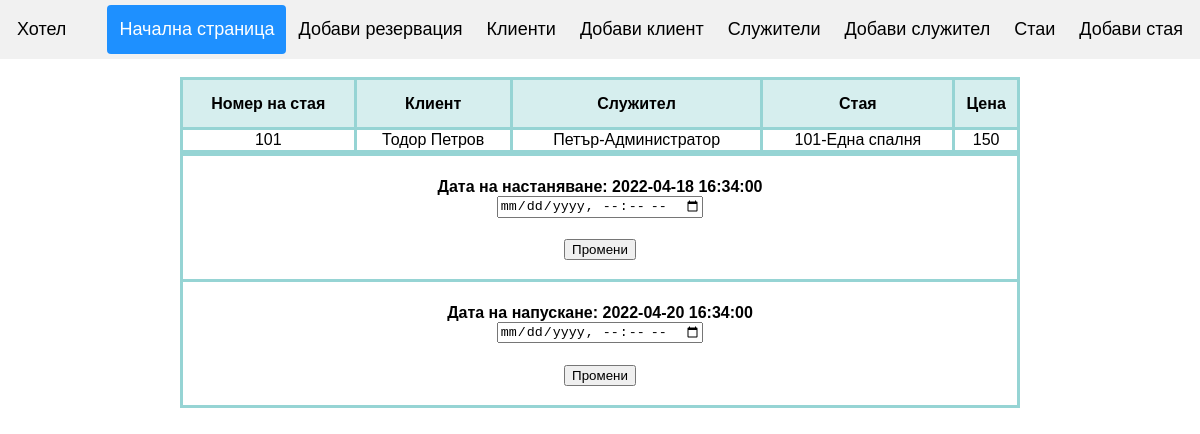
/showdetails.php?id=11, run on the app's committed database.
### tables this page shows
CREATE TABLE `reservation` (
  `id_reservation` int(11) NOT NULL,
  `res_client` int(11) NOT NULL,
  `res_agent` int(11) NOT NULL,
  `res_room` int(11) NOT NULL,
  `date_in` datetime NOT NULL,
  `date_out` datetime NOT NULL
);

CREATE TABLE `room` (
  `id_room` int(11) NOT NULL,
  `room_number` varchar(255) NOT NULL,
  `room_type` int(255) NOT NULL,
  `room_price` varchar(255) NOT NULL,
  `room_status` varchar(255) NOT NULL
);

CREATE TABLE `client` (
  `id_client` int(11) NOT NULL,
  `client_fname` varchar(255) NOT NULL,
  `client_lname` varchar(255) NOT NULL,
  `client_address` varchar(255) NOT NULL,
  `client_phone` varchar(255) NOT NULL,
  `client_email` varchar(255) NOT NULL,
  `client_bill` decimal(12,2) NOT NULL
);

CREATE TABLE `agent` (
  `id_agent` int(11) NOT NULL,
  `agent_name` varchar(255) NOT NULL,
  `agent_phone` varchar(255) NOT NULL,
  `agent_position` int(11) NOT NULL
);

CREATE TABLE `agent_pos` (
  `id_pos` int(11) NOT NULL,
  `position` varchar(255) NOT NULL
);

CREATE TABLE `room_type` (
  `id_type` int(11) NOT NULL,
  `type` varchar(255) NOT NULL
);

### showdetails.php (the view, shortened to what this page needs)
<?php
include ('view/header.php');
?>
<!DOCTYPE html>
<html>
<head>
</head>
<body>
<br>
<table class="table">
        <thead>
            <tr style="height:50px">
                <th style="text-align:center;background-color: #D6EEEE">Номер на стая</th>
                <th style="text-align:center;background-color: #D6EEEE">Клиент</th>
                <th style="text-align:center;background-color: #D6EEEE">Служител</th>
                <th style="text-align:center;background-color: #D6EEEE">Стая</th>
                <th style="text-align:center;background-color: #D6EEEE">Цена</th>
            </tr>
        </thead>
        <tbody>
    <?php
        if(isset($_GET['id'])){
        $id = mysqli_real_escape_string($conn, $_GET['id']);
        $sql = "SELECT reservation.id_reservation,reservation.date_in, reservation.date_out, reservation.res_client, reservation.res_agent, reservation.res_room, room.room_status, room.room_number,room.id_room, room.room_price, room_type.type, client.id_client, client.client_fname, client.client_lname, agent.id_agent, agent.agent_name, agent_pos.position FROM reservation JOIN room ON reservation.res_room = room.id_room JOIN room_type ON room.room_type = room_type.id_type JOIN client ON reservation.res_client = client.id_client JOIN agent ON reservation.res_agent = agent.id_agent JOIN agent_pos ON agent.agent_position = agent_pos.id_pos WHERE reservation.id_reservation = $id";
        $query=mysqli_query($conn,$sql)or die(mysqli_error());
        while($row=mysqli_fetch_array($query)){
        ?>
            <tr>
                <td style="text-align:center; "><?php echo $row['room_number'] ?></td>
                <td style="text-align:center; "><?php echo $row['client_fname']." ".$row['client_lname'] ?></td>
                <td style="text-align:center; "><?php echo $row['agent_name']."-".$row['position'] ?></td>
                <td style="text-align:center; "><?php echo $row['room_number']."-".$row['type'] ?></td>
                <td style="text-align:center; "><?php echo $row['room_price'] ?></td>
        </tr>
            <?php } } ?>
        </tbody>
    </table>
<table class="table3">
<form method="POST">
<?php
$id = mysqli_real_escape_string($conn, $_GET['id']);
$sql = "SELECT reservation.id_reservation,reservation.date_in, reservation.date_out, reservation.res_client, reservation.res_agent, reservation.res_room, room.room_status, room.room_number,room.id_room, client.id_client, client.client_fname, client.client_lname, agent.id_agent, agent.agent_name, agent.agent_position FROM reservation JOIN room ON reservation.res_room = room.id_room JOIN client ON reservation.res_client = client.id_client JOIN agent ON reservation.res_agent = agent.id_agent WHERE reservation.id_reservation = $id";
        $query=mysqli_query($conn,$sql)or die(mysqli_error());
        while($row=mysqli_fetch_array($query)){
            ?>
<tr>
    <th>
    <h4>Дата на настаняване: <?php echo $row['date_in']; ?>
    <br>
    <form method="POST">
    <input type="datetime-local" id="date_in" name="date_in">
     </h4>
     <input type="submit" name="updatedatein" value="Промени">
     <br><br>
     </form>
<tr>
    <th>
    <h4>Дата на напускане: <?php echo $row['date_out']; ?>
    <br>
    <form method="POST">
    <input type="datetime-local" id="date_out" name="date_out">
     </h4>
    <input type="submit" name="updatedateout" value="Промени">
    <br><br>
    </th>
</tr>
</table>
<?php }
          ?>
</body>
</html>

### view/header.php (style rules this page uses)
* { box-sizing: border-box; }
body { margin: 0; font-family: Arial, Helvetica, sans-serif; }

### showdetails.php (style rules this page uses)
* { box-sizing: border-box; }
.table { margin-left: auto; margin-right: auto; width: 70%; border-collapse: collapse; }
.table3 { margin-left: auto; margin-right: auto; width: 70%; border-collapse: collapse; }
th, td { border-style:solid; border-color: #96D4D4; }

### data on the page
reservation: res_room.room_number "101", res_client.client_fname "Тодор", res_client.client_lname "Петров", res_agent.agent_name "Петър", agent_pos.position "Администратор", room_type.type "Една спалня", res_room.room_price "150", date_in "2022-04-18 16:34:00", date_out "2022-04-20 16:34:00"
